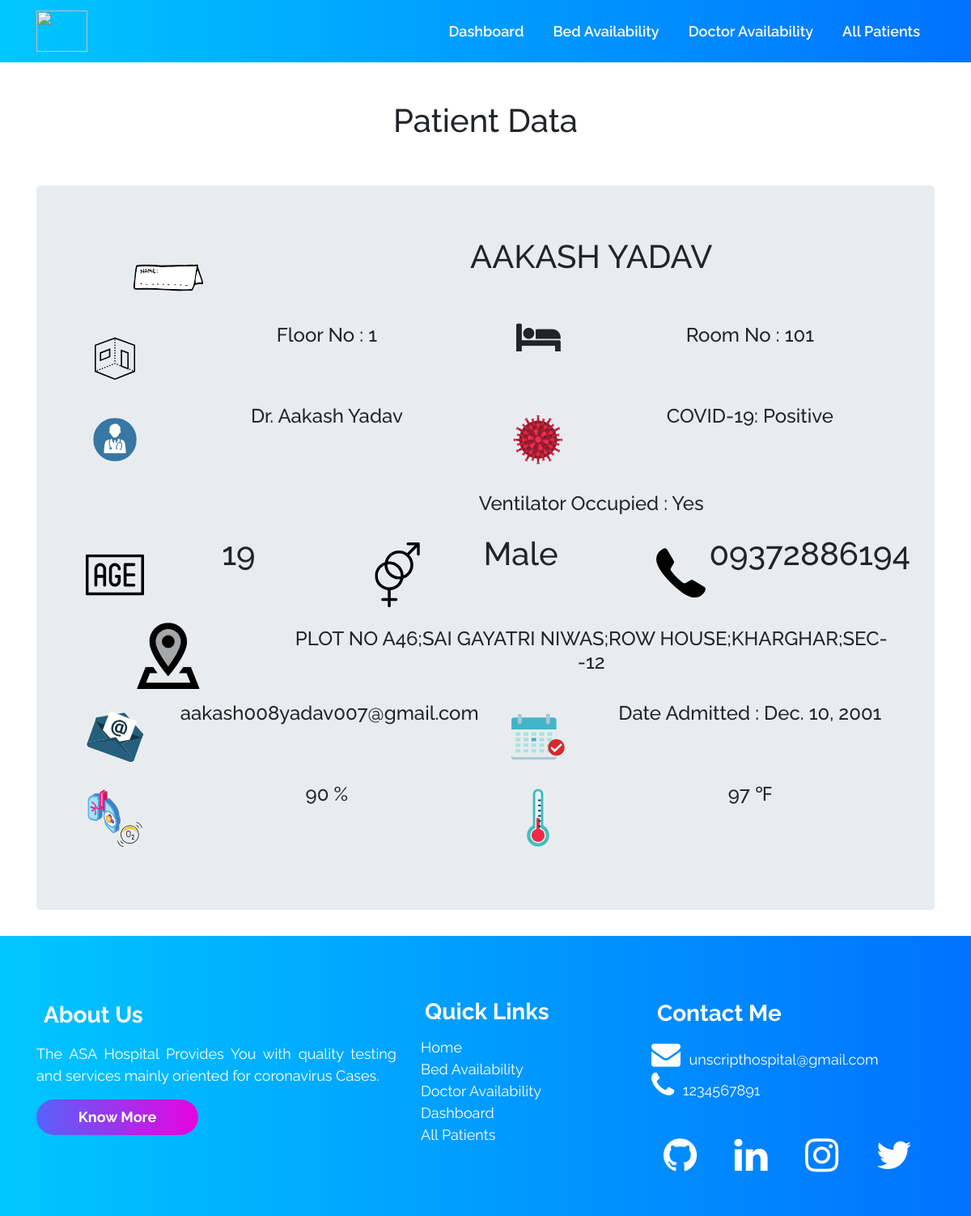
Page /patients/2/ on the earlier database version.
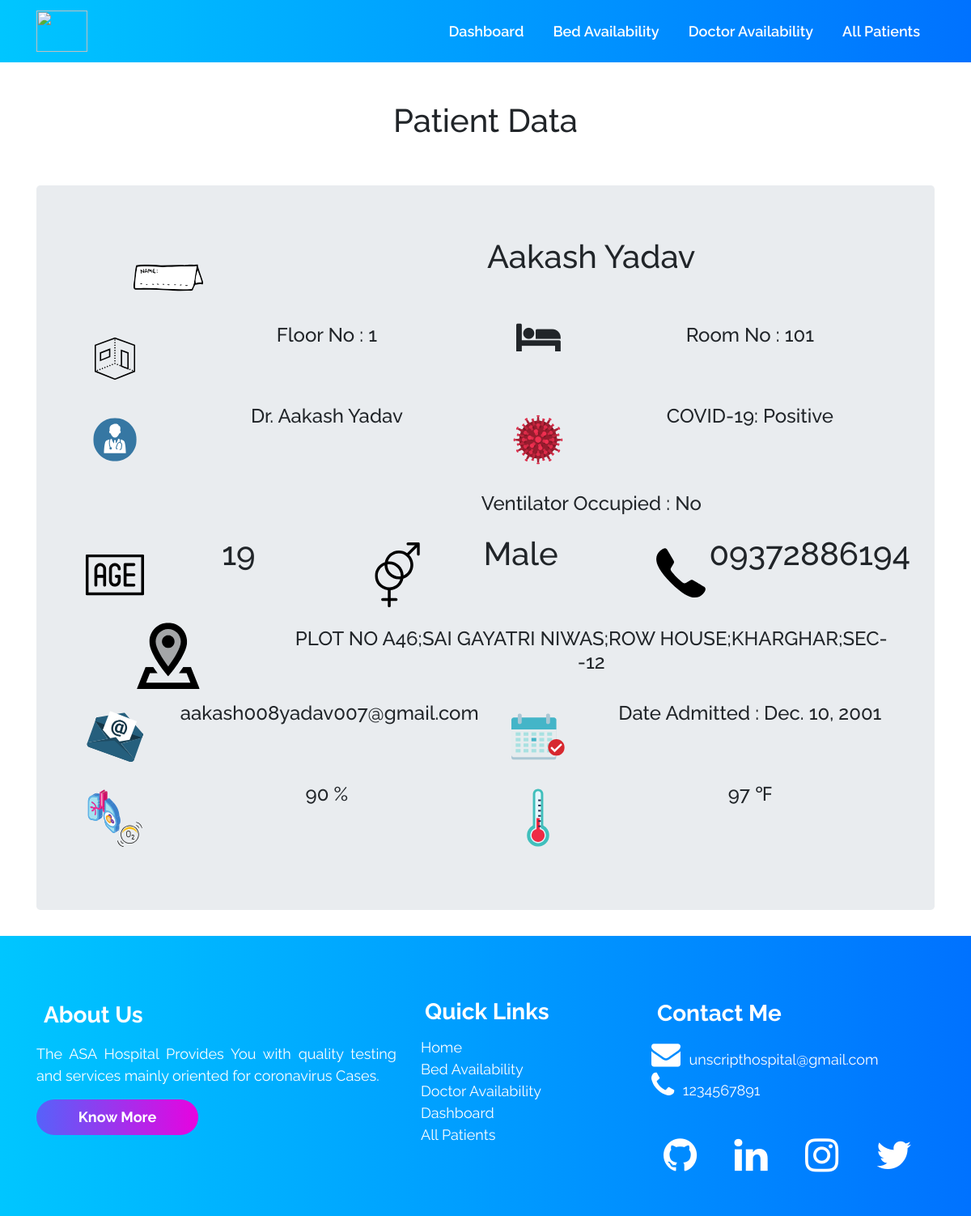
Same page on the later database version.
### accounts/models.py (models this page shows, shortened)
class Patient (models.Model):
    patient_id = models.AutoField(primary_key=True)
    name = models.CharField(max_length=100)
    age = models.IntegerField()
    gender = models.CharField(max_length=10)  # Male of Female
    phone = models.CharField(max_length=13)
    address = models.TextField(max_length=1000)
    email_id = models.EmailField(max_length=254)
    date_admitted = models.DateField(auto_now=False, auto_now_add=False)
    oxygen_level = models.IntegerField(default=90)
    temperature = models.IntegerField(default=97)
    decreased = models.BooleanField(default=False)
    doctor = models.ForeignKey(Doctor, on_delete=models.CASCADE, default="")
    covid_test_result = models.ForeignKey(
        Result, on_delete=models.CASCADE, default="")
    room_no_and_bed_no = models.ForeignKey(
        Room, on_delete=models.CASCADE, default="")

class Room (models.Model):
    floor_no = models.IntegerField(default=0)
    room_no = models.CharField(default="", max_length=500)
    ventilator = models.BooleanField(default=False)
    occupied = models.BooleanField(default=False)

class Doctor (models.Model):
    doctor_id = models.AutoField(primary_key=True)
    name = models.CharField(max_length=500, default="")
    phone = models.CharField(default="", max_length=500)
    experience_in_years = models.IntegerField(default=0)
    occupied = models.BooleanField(default=False)

class Result (models.Model):
    Covid_test = models.CharField(default="", max_length=500)

### accounts/views.py (the view)
# urls.py: path('patients/<int:myid>/', views.patients, name='patientspages'),
def patients(request, myid):
    patient = Patient.objects.filter(patient_id=myid)
    return render(request, 'patient.html', {'patient': patient[0]})

### templates/patient.html (shortened to what the changed rows need)
{% extends 'innerbase.html' %}
{% load static %}
{% block cssLinks %}
<link rel="stylesheet" href="{% static 'css/patient.css' %}">
{% endblock %}
{% block body %}
<div class="container">
    <br><br>
    <h1 class="text-center">Patient Data</h1>
    <br><br>
    <div class="jumbotron text-center">
        <div class="container align-items-center">
            <div class="row">
                <div class="col-md-9">
                    <h1 class="heading">{{patient.name}}</h1>
                </div>
            </div>
            <div class="row">
                <div class="col-md">
                    <div class="row">
                        <div class="col-md-9 ">
                            <h4>Floor No : {{patient.room_no_and_bed_no.floor_no}}</h4>
                        </div>
                    </div>
                </div>
                <div class="col-md">
                    <div class="row">
                        <div class="col-md-9 ">
                            <h4>Room No : {{patient.room_no_and_bed_no.room_no}}</h4>
                        </div>
                    </div>
                </div>
            </div>
            <div class="row">
                <div class="col-md">
                    <div class="row">
                        <div class="col-md-9 ">
                            <h4>{{patient.doctor.name}}</h4>
                        </div>
                    </div>
                </div>
                <div class="col-md">
                    <div class="row">
                        <div class="col-md-9 ">
                            <h4>COVID-19: {{patient.covid_test_result.Covid_test}}</h4>
                        </div>
                    </div>
                </div>
            </div>
            <div class="row">
                <div class="col-md-9 ">
                    <h4>Ventilator Occupied :
                        {% if patient.room_no_and_bed_no.ventilator %} Yes {% else %} No {% endif %}
                    </h4>
                </div>
            </div>
            <div class="row">
                <div class="col-md">
                    <div class="row">
                        <div class="col-md-9">
                            <h1 class="display-5 ">{{patient.age}}</h1>
                        </div>
                    </div>
                </div>
                <div class="col-md">
                    <div class="row">
                        <div class="col-md-9">
                            <h1 class="display-5">{{patient.gender}}</h1>
                        </div>
                    </div>
                </div>
                <div class="col-md">
                    <div class="row">
                        <div class="col-md-9">
                            <h1 class="display-5">{{patient.phone}}</h1>
                        </div>
                    </div>
                </div>
            </div>
            <div class="row">
                <div class="col-md-9 overflow-auto">
                    <h4>{{patient.address}}</h4>
                </div>
            </div>
            <div class="row">
                <div class="col-md">
                    <div class="row">
                        <div class="col-md-9 overflow-auto">
                            <h4>{{patient.email_id}}</h4>
                        </div>
                    </div>
                </div>
                <div class="col-md">
                    <div class="row">
                        <div class="col-md-9 ">
                            <h4>Date Admitted : {{patient.date_admitted}}</h4>
                        </div>
                    </div>
                </div>
            </div>
            <div class="row">
                <div class="col-md">
                    <div class="row">
                        <div class="col-md-9 ">
                            <h4>{{patient.oxygen_level}} %</h4>
                        </div>
                    </div>
                </div>
                <div class="col-md">
                    <div class="row">
                        <div class="col-md-9 ">
                            <h4>{{patient.temperature}} &#x2109;</h4>
                        </div>
                    </div>
                </div>
            </div>
        </div>
    </div>
</div>
{% endblock %}

Differences in the rows shown:
changed Patient "Male": name "AAKASH YADAV" → "Aakash Yadav"
Other differences:
text no longer shown: "Yes"
text now shown: "No"
